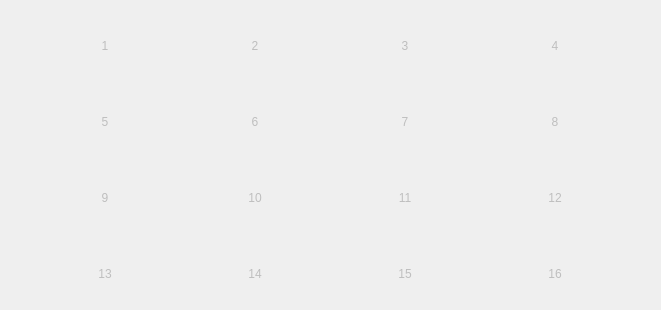
          <widget class="QWidget" name="gridLayoutWidget">
           <property name="geometry">
            <rect>
             <x>20</x>
             <y>20</y>
             <width>661</width>
             <height>301</height>
            </rect>
           </property>
           <layout class="QGridLayout" name="gridLayout_8">
            <property name="bottomMargin">
             <number>1</number>
            </property>
            <item row="1" column="3">
             <widget class="QPushButton" name="DI8">
              <property name="enabled">
               <bool>false</bool>
              </property>
              <property name="sizePolicy">
               <sizepolicy hsizetype="Preferred" vsizetype="Preferred">
                <horstretch>0</horstretch>
                <verstretch>0</verstretch>
               </sizepolicy>
              </property>
              <property name="minimumSize">
               <size>
                <width>95</width>
                <height>70</height>
               </size>
              </property>
              <property name="maximumSize">
               <size>
                <width>100</width>
                <height>100</height>
               </size>
              </property>
              <property name="styleSheet">
               <string notr="true">    border: none;
    border-radius: 24px;
</string>
              </property>
              <property name="text">
               <string>8</string>
              </property>
              <property name="checkable">
               <bool>true</bool>
              </property>
              <property name="checked">
               <bool>false</bool>
              </property>
             </widget>
            </item>
            <item row="0" column="2">
             <widget class="QPushButton" name="DI3">
              <property name="enabled">
               <bool>false</bool>
              </property>
              <property name="sizePolicy">
               <sizepolicy hsizetype="Preferred" vsizetype="Preferred">
                <horstretch>0</horstretch>
                <verstretch>0</verstretch>
               </sizepolicy>
              </property>
              <property name="minimumSize">
               <size>
                <width>95</width>
                <height>70</height>
               </size>
              </property>
              <property name="maximumSize">
               <size>
                <width>100</width>
                <height>100</height>
               </size>
              </property>
              <property name="styleSheet">
               <string notr="true">    border: none;
    border-radius: 24px;
</string>
              </property>
              <property name="text">
               <string>3</string>
              </property>
              <property name="checkable">
               <bool>true</bool>
              </property>
              <property name="checked">
               <bool>false</bool>
              </property>
             </widget>
            </item>
            <item row="2" column="3">
             <widget class="QPushButton" name="DI12">
              <property name="enabled">
               <bool>false</bool>
              </property>
              <property name="sizePolicy">
               <sizepolicy hsizetype="Preferred" vsizetype="Preferred">
                <horstretch>0</horstretch>
                <verstretch>0</verstretch>
               </sizepolicy>
              </property>
              <property name="minimumSize">
               <size>
                <width>95</width>
                <height>70</height>
               </size>
              </property>
              <property name="maximumSize">
               <size>
                <width>100</width>
                <height>100</height>
               </size>
              </property>
              <property name="styleSheet">
               <string notr="true">    border: none;
    border-radius: 24px;
</string>
              </property>
              <property name="text">
               <string>12</string>
              </property>
              <property name="checkable">
               <bool>true</bool>
              </property>
              <property name="checked">
               <bool>false</bool>
              </property>
             </widget>
            </item>
            <item row="1" column="2">
             <widget class="QPushButton" name="DI7">
              <property name="enabled">
               <bool>false</bool>
              </property>
              <property name="sizePolicy">
               <sizepolicy hsizetype="Preferred" vsizetype="Preferred">
                <horstretch>0</horstretch>
                <verstretch>0</verstretch>
               </sizepolicy>
              </property>
              <property name="minimumSize">
               <size>
                <width>95</width>
                <height>70</height>
               </size>
              </property>
              <property name="maximumSize">
               <size>
                <width>100</width>
                <height>100</height>
               </size>
              </property>
              <property name="styleSheet">
               <string notr="true">    border: none;
    border-radius: 24px;
</string>
              </property>
              <property name="text">
               <string>7</string>
              </property>
              <property name="checkable">
               <bool>true</bool>
              </property>
              <property name="checked">
               <bool>false</bool>
              </property>
             </widget>
            </item>
            <item row="2" column="2">
             <widget class="QPushButton" name="DI11">
              <property name="enabled">
               <bool>false</bool>
              </property>
              <property name="sizePolicy">
               <sizepolicy hsizetype="Preferred" vsizetype="Preferred">
                <horstretch>0</horstretch>
                <verstretch>0</verstretch>
               </sizepolicy>
              </property>
              <property name="minimumSize">
               <size>
                <width>95</width>
                <height>70</height>
               </size>
              </property>
              <property name="maximumSize">
               <size>
                <width>100</width>
                <height>100</height>
               </size>
              </property>
              <property name="styleSheet">
               <string notr="true">    border: none;
    border-radius: 24px;
</string>
              </property>
              <property name="text">
               <string>11</string>
              </property>
              <property name="checkable">
               <bool>true</bool>
              </property>
              <property name="checked">
               <bool>false</bool>
              </property>
             </widget>
            </item>
            <item row="3" column="3">
             <widget class="QPushButton" name="DI16">
              <property name="enabled">
               <bool>false</bool>
              </property>
              <property name="sizePolicy">
               <sizepolicy hsizetype="Preferred" vsizetype="Preferred">
                <horstretch>0</horstretch>
                <verstretch>0</verstretch>
               </sizepolicy>
              </property>
              <property name="minimumSize">
               <size>
                <width>95</width>
                <height>70</height>
               </size>
              </property>
              <property name="maximumSize">
               <size>
                <width>100</width>
                <height>100</height>
               </size>
              </property>
              <property name="styleSheet">
               <string notr="true">    border: none;
    border-radius: 24px;
</string>
              </property>
              <property name="text">
               <string>16</string>
              </property>
              <property name="checkable">
               <bool>true</bool>
              </property>
              <property name="checked">
               <bool>false</bool>
              </property>
             </widget>
            </item>
            <item row="2" column="0">
             <widget class="QPushButton" name="DI9">
              <property name="enabled">
               <bool>false</bool>
              </property>
              <property name="sizePolicy">
               <sizepolicy hsizetype="Preferred" vsizetype="Preferred">
                <horstretch>0</horstretch>
                <verstretch>0</verstretch>
               </sizepolicy>
              </property>
              <property name="minimumSize">
               <size>
                <width>95</width>
                <height>70</height>
               </size>
              </property>
              <property name="maximumSize">
               <size>
                <width>100</width>
                <height>100</height>
               </size>
              </property>
              <property name="styleSheet">
               <string notr="true">    border: none;
    border-radius: 24px;
</string>
              </property>
              <property name="text">
               <string>9</string>
              </property>
              <property name="checkable">
               <bool>true</bool>
              </property>
              <property name="checked">
               <bool>false</bool>
              </property>
             </widget>
            </item>
            <item row="0" column="3">
             <widget class="QPushButton" name="DI4">
              <property name="enabled">
               <bool>false</bool>
              </property>
              <property name="sizePolicy">
               <sizepolicy hsizetype="Preferred" vsizetype="Preferred">
                <horstretch>0</horstretch>
                <verstretch>0</verstretch>
               </sizepolicy>
              </property>
              <property name="minimumSize">
               <size>
                <width>95</width>
                <height>70</height>
               </size>
              </property>
              <property name="maximumSize">
               <size>
                <width>100</width>
                <height>100</height>
               </size>
              </property>
              <property name="styleSheet">
               <string notr="true">    border: none;
    border-radius: 24px;
</string>
              </property>
              <property name="text">
               <string>4</string>
              </property>
              <property name="checkable">
               <bool>true</bool>
              </property>
              <property name="checked">
               <bool>false</bool>
              </property>
             </widget>
            </item>
            <item row="0" column="1">
             <widget class="QPushButton" name="DI2">
              <property name="enabled">
               <bool>false</bool>
              </property>
              <property name="sizePolicy">
               <sizepolicy hsizetype="Preferred" vsizetype="Preferred">
                <horstretch>0</horstretch>
                <verstretch>0</verstretch>
               </sizepolicy>
              </property>
              <property name="minimumSize">
               <size>
                <width>95</width>
                <height>70</height>
               </size>
              </property>
              <property name="maximumSize">
               <size>
                <width>100</width>
                <height>100</height>
               </size>
              </property>
              <property name="styleSheet">
               <string notr="true">    border: none;
    border-radius: 24px;
</string>
              </property>
              <property name="text">
               <string>2</string>
              </property>
              <property name="checkable">
               <bool>true</bool>
              </property>
              <property name="checked">
               <bool>false</bool>
              </property>
             </widget>
            </item>
            <item row="3" column="1">
             <widget class="QPushButton" name="DI14">
              <property name="enabled">
               <bool>false</bool>
              </property>
              <property name="sizePolicy">
               <sizepolicy hsizetype="Preferred" vsizetype="Preferred">
                <horstretch>0</horstretch>
                <verstretch>0</verstretch>
               </sizepolicy>
              </property>
              <property name="minimumSize">
               <size>
                <width>95</width>
                <height>70</height>
               </size>
              </property>
              <property name="maximumSize">
               <size>
                <width>100</width>
                <height>100</height>
               </size>
              </property>
              <property name="styleSheet">
               <string notr="true">    border: none;
    border-radius: 24px;
</string>
              </property>
              <property name="text">
               <string>14</string>
              </property>
              <property name="checkable">
               <bool>true</bool>
              </property>
              <property name="checked">
               <bool>false</bool>
              </property>
             </widget>
            </item>
            <item row="3" column="2">
             <widget class="QPushButton" name="DI15">
              <property name="enabled">
               <bool>false</bool>
              </property>
              <property name="sizePolicy">
               <sizepolicy hsizetype="Preferred" vsizetype="Preferred">
                <horstretch>0</horstretch>
                <verstretch>0</verstretch>
               </sizepolicy>
              </property>
              <property name="minimumSize">
               <size>
                <width>95</width>
                <height>70</height>
               </size>
              </property>
              <property name="maximumSize">
               <size>
                <width>100</width>
                <height>100</height>
               </size>
              </property>
              <property name="styleSheet">
               <string notr="true">    border: none;
    border-radius: 24px;
</string>
              </property>
              <property name="text">
               <string>15</string>
              </property>
              <property name="checkable">
               <bool>true</bool>
              </property>
              <property name="checked">
               <bool>false</bool>
              </property>
             </widget>
            </item>
            <item row="1" column="1">
             <widget class="QPushButton" name="DI6">
              <property name="enabled">
               <bool>false</bool>
              </property>
              <property name="sizePolicy">
               <sizepolicy hsizetype="Preferred" vsizetype="Preferred">
                <horstretch>0</horstretch>
                <verstretch>0</verstretch>
               </sizepolicy>
              </property>
              <property name="minimumSize">
               <size>
                <width>95</width>
                <height>70</height>
               </size>
              </property>
              <property name="maximumSize">
               <size>
                <width>100</width>
                <height>100</height>
               </size>
              </property>
              <property name="styleSheet">
               <string notr="true">    border: none;
    border-radius: 24px;
</string>
              </property>
              <property name="text">
               <string>6</string>
              </property>
              <property name="checkable">
               <bool>true</bool>
              </property>
              <property name="checked">
               <bool>false</bool>
              </property>
             </widget>
            </item>
            <item row="0" column="0">
             <widget class="QPushButton" name="DI1">
              <property name="enabled">
               <bool>false</bool>
              </property>
              <property name="sizePolicy">
               <sizepolicy hsizetype="Preferred" vsizetype="Preferred">
                <horstretch>0</horstretch>
                <verstretch>0</verstretch>
               </sizepolicy>
              </property>
              <property name="minimumSize">
               <size>
                <width>95</width>
                <height>70</height>
               </size>
              </property>
              <property name="maximumSize">
               <size>
                <width>100</width>
                <height>100</height>
               </size>
              </property>
              <property name="styleSheet">
               <string notr="true">    border: none;
    border-radius: 24px;
</string>
              </property>
              <property name="text">
               <string>1</string>
              </property>
              <property name="checkable">
               <bool>true</bool>
              </property>
              <property name="checked">
               <bool>false</bool>
              </property>
             </widget>
            </item>
            <item row="2" column="1">
             <widget class="QPushButton" name="DI10">
              <property name="enabled">
               <bool>false</bool>
              </property>
              <property name="sizePolicy">
               <sizepolicy hsizetype="Preferred" vsizetype="Preferred">
                <horstretch>0</horstretch>
                <verstretch>0</verstretch>
               </sizepolicy>
              </property>
              <property name="minimumSize">
               <size>
                <width>95</width>
                <height>70</height>
               </size>
              </property>
              <property name="maximumSize">
               <size>
                <width>100</width>
                <height>100</height>
               </size>
              </property>
              <property name="styleSheet">
               <string notr="true">    border: none;
    border-radius: 24px;
</string>
              </property>
              <property name="text">
               <string>10</string>
              </property>
              <property name="checkable">
               <bool>true</bool>
              </property>
              <property name="checked">
               <bool>false</bool>
              </property>
             </widget>
            </item>
            <item row="3" column="0">
             <widget class="QPushButton" name="DI13">
              <property name="enabled">
               <bool>false</bool>
              </property>
              <property name="sizePolicy">
               <sizepolicy hsizetype="Preferred" vsizetype="Preferred">
                <horstretch>0</horstretch>
                <verstretch>0</verstretch>
               </sizepolicy>
              </property>
              <property name="minimumSize">
               <size>
                <width>95</width>
                <height>70</height>
               </size>
              </property>
              <property name="maximumSize">
               <size>
                <width>100</width>
                <height>100</height>
               </size>
              </property>
              <property name="styleSheet">
               <string notr="true">    border: none;
    border-radius: 24px;
</string>
              </property>
              <property name="text">
               <string>13</string>
              </property>
              <property name="checkable">
               <bool>true</bool>
              </property>
              <property name="checked">
               <bool>false</bool>
              </property>
             </widget>
            </item>
            <item row="1" column="0">
             <widget class="QPushButton" name="DI5">
              <property name="enabled">
               <bool>false</bool>
              </property>
              <property name="sizePolicy">
               <sizepolicy hsizetype="Preferred" vsizetype="Preferred">
                <horstretch>0</horstretch>
                <verstretch>0</verstretch>
               </sizepolicy>
              </property>
              <property name="minimumSize">
               <size>
                <width>95</width>
                <height>70</height>
               </size>
              </property>
              <property name="maximumSize">
               <size>
                <width>100</width>
                <height>100</height>
               </size>
              </property>
              <property name="styleSheet">
               <string notr="true">    border: none;
    border-radius: 24px;
</string>
              </property>
              <property name="text">
               <string>5</string>
              </property>
              <property name="checkable">
               <bool>true</bool>
              </property>
              <property name="checked">
               <bool>false</bool>
              </property>
             </widget>
            </item>
           </layout>
          </widget>
